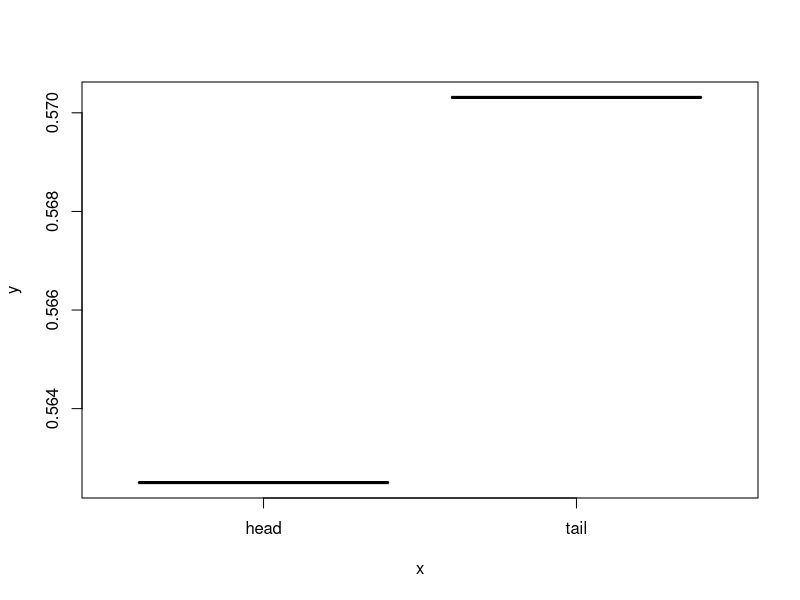
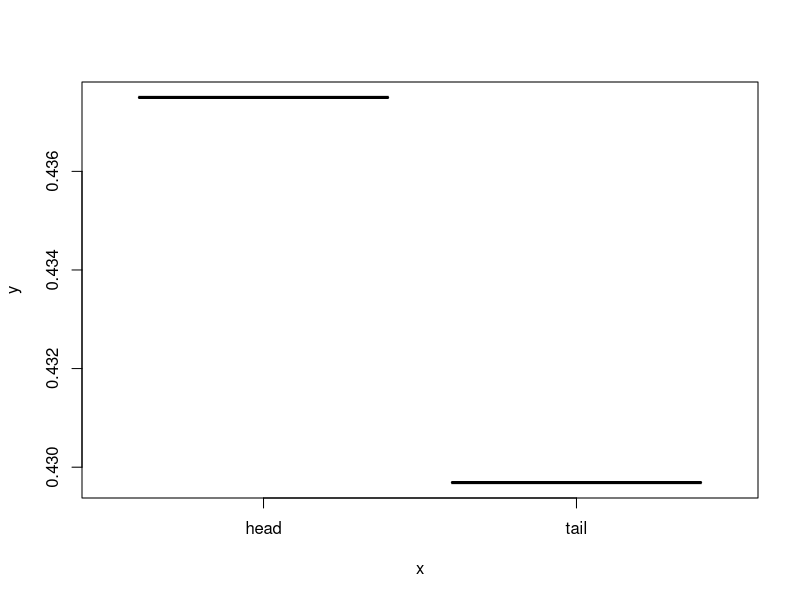
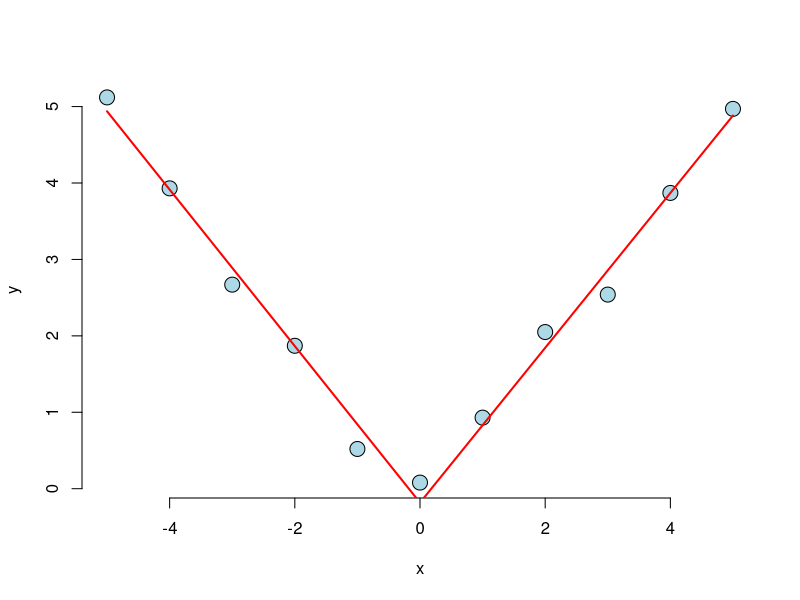

R code for these plots, in order:
library(MASS)
data(shuttle)

######################################################################
## Make our own variables just for illustration
shuttle$auto <- 1 * (shuttle$use == "auto")
shuttle$headwind <- 1 * (shuttle$wind == "head")
fit <- glm(auto ~ headwind, data = shuttle, family = binomial)
exp(coef(fit))
#####################################################################




shuttle$use2 <- 1 * (shuttle$use == "auto")
table(shuttle$use, shuttle$use2)


fit <- glm(use2 ~ wind - 1, binomial, shuttle)
fit2 <- glm(use2 ~ wind + magn - 1, binomial, shuttle)
fit3 <- glm(1-use2 ~ wind - 1, binomial, shuttle)


plot(shuttle$wind, fit$fitted, pch = 19)
plot(shuttle$wind, fit3$fitted, pch = 19)

summary(fit)$coef
summary(fit2)$coef
summary(fit3)$coef

exp(coef(fit)[1]) / exp(coef(fit)[2])
exp(coef(fit2)[1]) / exp(coef(fit2)[2])


data(InsectSprays)
str(InsectSprays)
fit4 <- glm(count ~ factor(spray) -1, family = "poisson", data = InsectSprays)
summary(fit4)$coef
exp(coef(fit4)[1]) / exp(coef(fit4)[2])


count <- rpois(100, 4)
x <- rep(c(1,0), each = 50)
t <- log(abs(rnorm(100)))
t2 <- log(10) + t
fit5.1 <- glm(count ~ x + offset(t), family = poisson)
fit5.2 <- glm(count ~ x + offset(t2), family = poisson)

summary(fit5.1)$coef
summary(fit5.2)$coef



x <- -5:5
y <- c(5.12, 3.93, 2.67, 1.87, 0.52, 0.08, 0.93, 2.05, 2.54, 3.87, 4.97)
knot <- 0
splineTerms <- (x > knot) * (x - knot)
xMat <- cbind(1, x, splineTerms)
fit6 <- lm(y ~ xMat - 1)
yhat <- predict(fit6)
plot(x, y, frame = FALSE, pch = 21, bg = "lightblue", cex = 2)
lines(x, yhat, col = "red", lwd = 2)
summary(fit6)$coef
yhat[11]-yhat[10]
